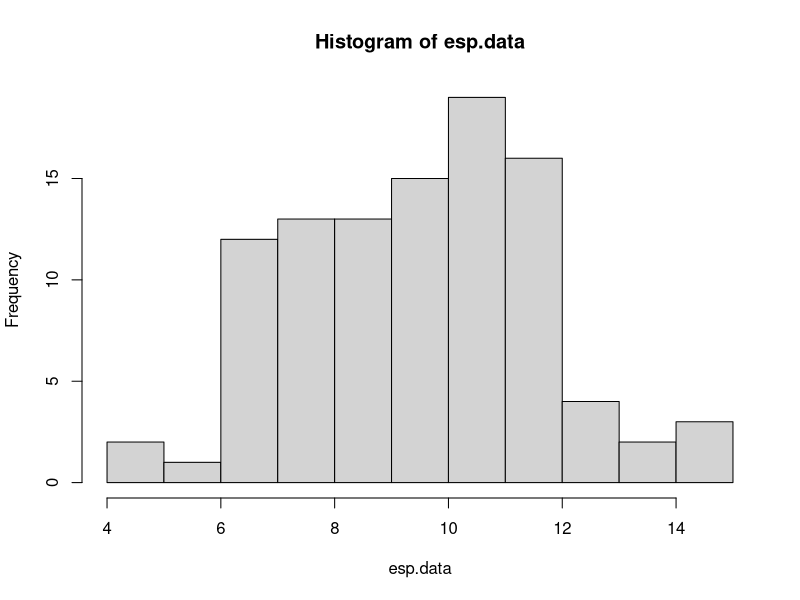
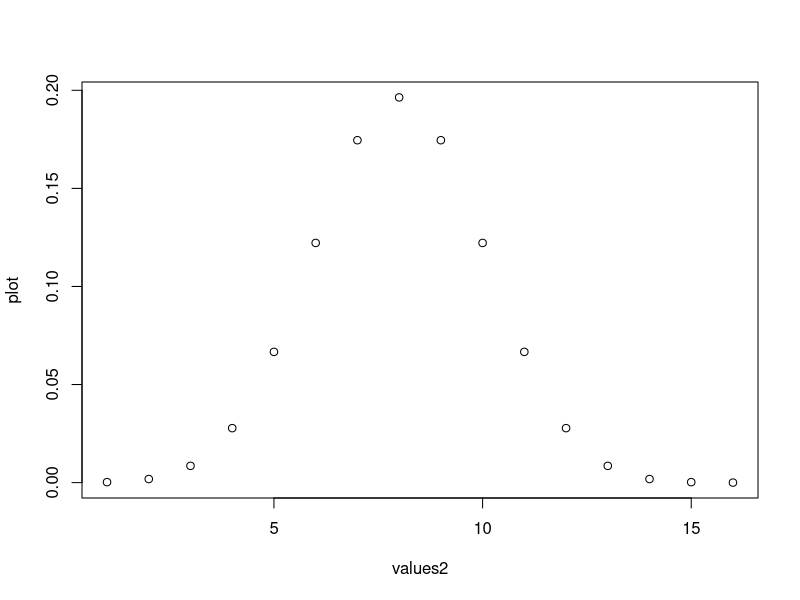
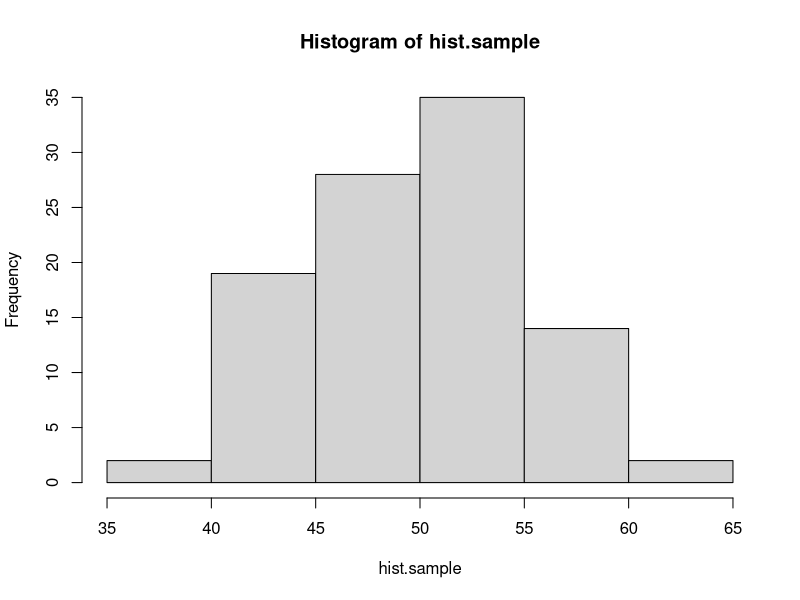
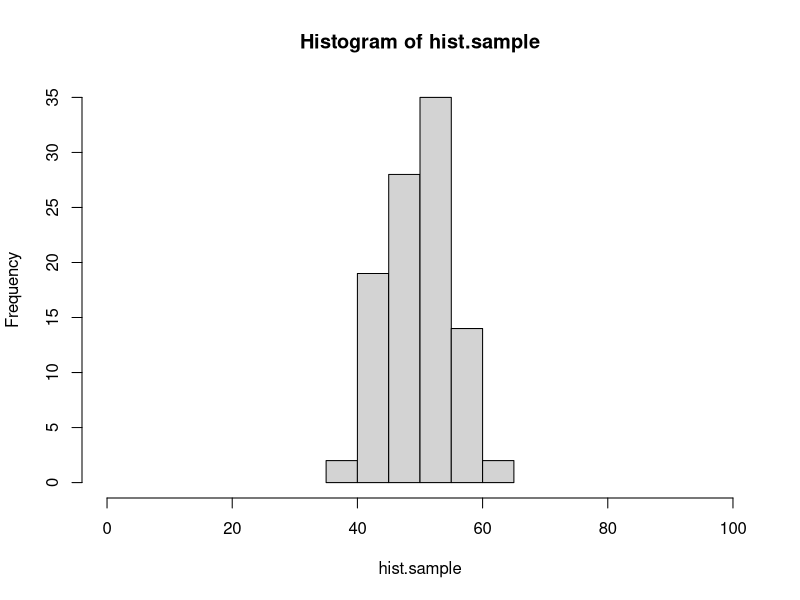
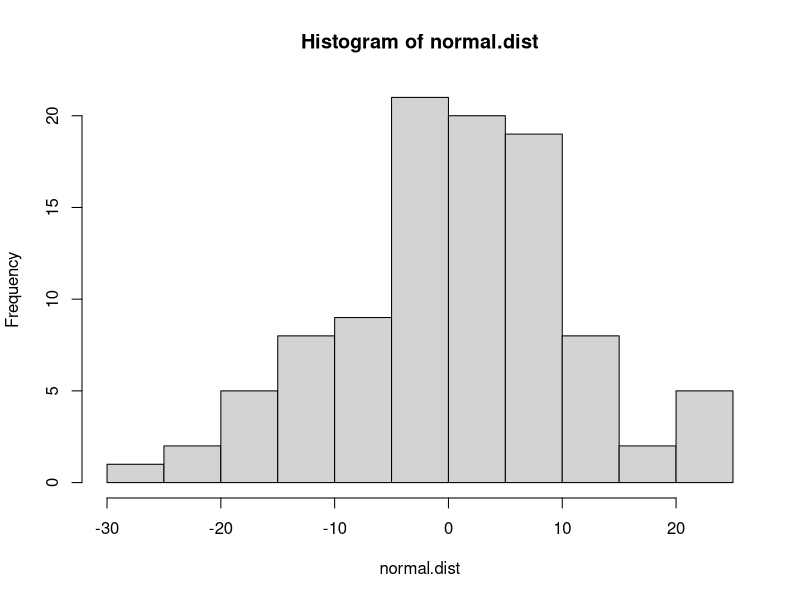
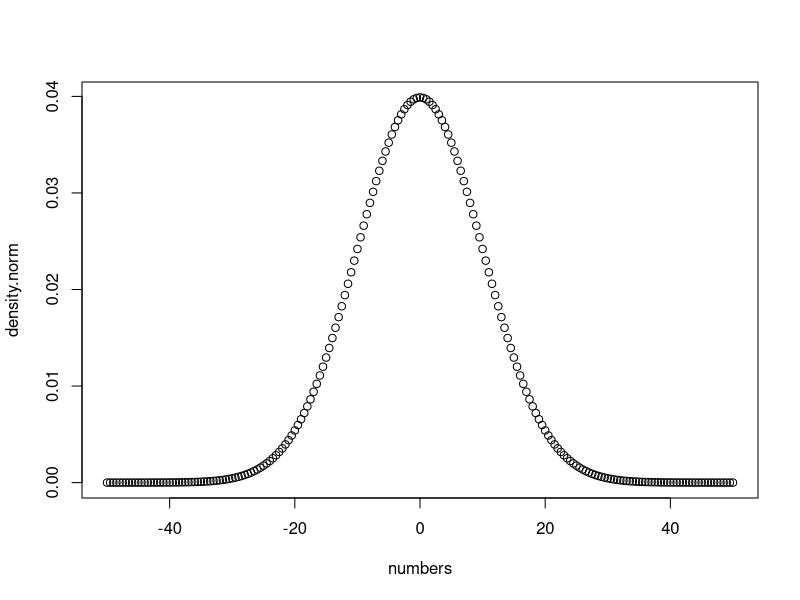

Recreate these plots in R, in order. (Note: this script raises an error after producing the figures.)
#### practice with probability distributions ####

# calculating the likelihood requires understanding how to work
# with probability distributions. let's start with the binomial
# distribution.

# the binomial distribution describes the number of "success" in
# some number of "trials" given some probability of success. it 
# is the "coin flipping" distribution. 

# in R, we can draw a sample from a binomial distribution with rbinom()
# this isn't the first time you've seen rbinom, but here it is again, 
# with the parameters spelled out. you can try changing these to explore
# how the function works.

number.of.samples <- 10
number.of.trials.per.sample <- 100
probability.of.success <- 0.5

rbinom(number.of.samples, number.of.trials.per.sample, probability.of.success)

# below, use rbinom to create sample data for the following scenario.
# an experiment tests whether subjects have ESP. 100 subjects are each given
# the opportunity to predict whether a randomly generated number is odd or even.
# each subject makes 20 guesses.
# of course, ESP doesn't exist, so the probability of a successful guess is 0.50.
# store the result in a vector called esp.data


esp.data <- rbinom(100, 20, 0.5)


# a quick way to visualize a distribution is with the hist() function:
hist(esp.data)

# what if we want to know the probability of someone getting exactly 10 guesses
# correct out of 20, if they are randomly guessing? for that we use the density
# function of the binomial: dbinom()

value.to.check <- 10
number.of.trials <- 20
probability.of.success <- 0.5

dbinom(value.to.check, number.of.trials, probability.of.success)

# use dbinom to find out the probability of someone answering 87 out of 100
# questions correctly, if they have a 0.9 probability of giving a correct answer
# for each individual question.

dbinom(87,100,0.9)

# with dbinom, you can use a vector as the first argument, to check the probability
# of multiple values at the same time:

values <- c(3, 4, 5)
dbinom(values, 8, 0.5)

# using this shortcut, *plot* the full distribution (probability mass function)
# for flipping 16 fair coins, counting the total number of heads.
# hint: create one vector for the different possible outcomes
#       then use dbinom to calculate the probability of all of the elements in the vector

values2 <- c(1,2,3,4,5,6,7,8,9,10,11,12,13,14,15,16)
plot <- dbinom(values2,16,0.5)

plot(x = values2, y = plot)

# quick detour #

# here's a quick tip about plot() or hist()
# if you want to change the range on the x-axis, you can use the xlim argument:

hist.sample <- rbinom(100, 100, 0.5)
hist(hist.sample)
hist(hist.sample, xlim=c(0,100)) # compare this plot to the line above.

# the normal distribution ##

# normal (gaussian) distributions are characterized by two parameters: mean and standard deviation
# the mean is the the location of the peak of the distribution, and the sd controls the width.
# the smaller the sd, the more peaked the distribution is in the center.

# like the binomial, there are rnorm() and dnorm() functions.

# generate 100 samples from a normal distribution with mean 0 and standard deviation 10.
# then use hist() to create a histogram of these samples.

normal.dist <- rnorm(100,0,10)
hist(normal.dist)

# now plot the probability density function of this distribution.
# use the same strategy as you did above with the binomial to find the density of the normal
# distribution with mean 0 and sd 10 for values between -50 and 50. the distribution is continuous
# so, choose a reasonably small step size between values (remember the seq() function).
numbers <- seq(from = -50, to = 50, by = 0.5)
density.norm <- dnorm(numbers, 0, 10)
plot(x = numbers, y = density.norm)

#### practice calculating likelihoods ####

# here's some data from 10 participants in an ESP experiment like the one described
# above. each subject had 20 guesses. the number of correct guesses is reported.

esp.practice.data <- data.frame(subject=1:10, n.correct=c(11,10,6,10,6,12,10,8,9,11))

# calculate the likelihood (regular, not log) for this data for three different values
# of the probability of success parameter: 0.4, 0.5, and 0.6.
# hint: prod() will multiple all elements of a vector together.

prod(dbinom(esp.practice.data$n.correct, 20, 0.4))
prod(dbinom(esp.practice.data$n.correct, 20, 0.5))
prod(dbinom(esp.practice.data$n.correct, 20, 0.6))


# which parameter value of those options is most likely?

# success parameter = 0.5 is most likely (4.433186e-10)

# here is a sample of response times for a single subject from a rapid decision making experiment.
rt.sample <- c(391.5845, 411.9970, 358.6373, 505.3099, 616.2892, 481.0751, 422.3132, 511.7213, 205.2692, 522.3433, 370.1850,
               517.4617, 332.3344, 316.8760, 395.5431, 231.7831, 399.8646, 238.9064, 299.7924, 474.7512, 271.6326, 423.4861,
               379.7867, 212.7789, 233.8291, 472.4591, 534.2131, 453.9655, 408.3443, 352.3001)

# calculate the **log** likelihood for this data assuming that it is generated by a normal
# distribution for each of the following parameters. 
# hint: sum() adds the numbers in a vector. log() is the natural log function, or log=T for dnorm().

# 1) mean 350, sd 50
sum(dnorm(rt.sample, 350, 50, log=TRUE))

# 2) mean 400, sd 50
sum(dnorm(rt.sample, 400, 50, log=TRUE))

# 3) mean 450, sd 50
sum(dnorm(rt.sample, 450, 50, log=TRUE))

# 4) mean 350, sd 100
sum(dnorm(rt.sample, 350, 100, log=TRUE))

# 5) mean 400, sd 100
sum(dnorm(rt.sample, 400, 100, log=TRUE))

# 6) mean 450, sd 100
sum(dnorm(rt.sample, 450, 100, log=TRUE))

# which parameter set has the highest likelihood?

# mean = 400, sd = 100 has the highest likelihood (-182.5699)

# here is a set of data for a subject in a categorization experiment, modeled with GCM.
# calculate the log likelihood of the parameters in the model (which i am not showing you).
# the point here is to know what to do when the model gives you a predicted probability
# of a response, and the data is either that response or not that response.
# hint: add a new column indicating the likelihood of each response, using mapply. then convert to log and add.
# if you do this correctly, the answer is -10.84249.

gcm.practice.data <- data.frame(correct.response = c(T, T, T, T, F, T, T, F, T, T, T, F, F, T, T, F, T, T, T, T),
                                gcm.probability.correct = c(0.84, 0.80, 0.84, 0.80, 0.79, 0.86, 0.89, 0.87, 0.69, 0.85, 0.75,
                                                            0.74, 0.82, 0.85, 0.87, 0.69, 0.83, 0.87, 0.80, 0.76))

gcm.practice.data$likelihood.of.response <- mapply(function(correct.response, gcm.probability.correct){
  if (correct.response == T){
    return(gcm.probability.correct)}
  if (correct.response == F){
    return(1 - gcm.probability.correct)}
  
}, gcm.practice.data$correct.response, gcm.practice.data$gcm.probability.correct)

sum(log(gcm.practice.data$likelihood.of.response))

#### maximum likelihood estimation ####

# the same search strategies we used for parameter fitting with rmse can be used with likelihoods,
# including grid search.

# here are the number of correct responses each subject gave in an experiment in which they had to
# decide if two images were the same or different. there were 40 trials for each subject

same.diff.data <- c(32, 29, 31, 34, 26, 29, 31, 34, 29, 31, 30, 29, 31, 34, 33, 27, 32, 29, 29, 27)


# we can model this experiment's data as 40 coin flips for each subject. use grid search to plot the likelihood
# function for values of theta (probability of a correct response) between 0.5 and 0.9, in steps of 0.01.
# start by writing a function that calculates the likelihood (not log) for the entire set of data given a value of theta.

likelihood <- function(prob.of.success){
  prod(dbinom(same.diff.data, 40, prob.of.success))
}

# then use sapply to run the function for each possible value of theta in the set. use seq() to generate the
# set of possible values. plot the set of values on the x axis and the corresponding likelihoods on the y axis.

possible.parameters <- seq(from = 0.5, to = 0.9, by = 0.01)

data<- data.frame(possible.parameters)

data$likelihood.parameter <- sapply(possible.parameters, likelihood)

plot(x = possible.parameters, y = likelihood.parameter)
  

# the "true" underlying value i used to generate the data was 0.75. does that match up with the grid search?

which.max(data$likelihood.parameter)
#### grid search returns 0.76 as most likely parameter



# in this section, you'll do model recovery for a descriptive model of the linear relationship 
# between two continuous variables.

# let's assume that variable y is a linear function of variable x, such that:
# y = 4 + 0.8x

# create a vector of x values from 0 to 100, and the corresponding vector of y values,
# then plot these with x values on the x axis, and y values on the y axis.

x <- seq(from = 0, to = 100, by = 1)
y <- sapply(x, function(x){
  return(4 + 0.8*x)
})

plot(x = x, y = y)
  
# now let's assume that the relationship between x and y isn't perfect. there's a bit of random
# noise. add a random sample from a normal distribution with mean 0 and sd 10 to each y value.
# hint: there are 101 y values, so you need 101 samples.

x <- seq(from = 0, to = 100, by = 1)
y <- sapply(x, function(x){
  return(4 + 0.8*x + rnorm(1, 0, 10))
})


# plot the data again, with the new noisy y values.

plot(x = x, y = y)

# there are three parameter values that control this plot,
# the intercept of the line: 4
# the slope of the line: 0.8
# the sd of the normal distribution: 10

# say that we observe a point of data, x = 20 and y = 27.
# the linear equation, y <- 4 + 0.8*x, predicts that when x is 20 y should also be 20.
4 + 0.8*20

# our model of this data assumes that the relationship is not perfect.
# we assume that there is noise so that when x is 20, the most likely value of y should be 4 + 0.8*x,
# but other values of y are possible. we describe the probability of different values of y with a normal
# distribution. when x is 20, then the normal distribution of y values is centered on 20, because the line
# says that y is 4 + 0.8x. using the normal distribution is helpful because it gives us a way to quantify
# how likely a value of 19 is compared to a value of 16, when x is 20.

# here's an example
x.observed <- 20
y.predicted <- 4 + 0.8*x.observed

# to find out the probability of y.observed=20, use dnorm()
# the mean of the normal distribution should be y.predicted (the distribution is centered on the line)
# and the sd of the normal is a parameter we will estimate, but for the demo below, is set to 10.
y.observed <- 20
dnorm(y.observed, y.predicted, 10)

# write the code to see how likely it is that y will be 33 when x is 29? (assuming sd = 10)
# the correct answer is 0.03371799...

x.observed <- 29
y.predicted <- 4 + 0.8*x.observed
y.observed <- 33
dnorm(y.observed, y.predicted, 10)

# now generalize your solution to compute the likelihood of each value of y that you generated above.
# in other words, write the code that takes a vector of x and y values, and returns the probability
# of each pair given that the relationship between x and y is y <- 4 + 0.8*x and the normal distribution has an sd of 10.

xy.data <- data.frame(x, y)

xy.data$probability.of.each.y <- mapply(function(x, y){
  y.predicted <- 4 + 0.8*x
  return(dnorm(y, y.predicted, 10))
}, xy.data$x, xy.data$y)


# now generalize your solution one step further. write a function that takes in a vector of parameters,
# where parameters[1] is the intercept, parameters[2] is the slope, and parameters[3] is the sd of the normal,
# and returns the total **negative log likelihood**. remember, we want the negative log likelihood because
# optim() will find the set of parameters that minimizes a function.

probability.varying.parameters <- function(parameters){
  
  intercept <- parameters[1]
  slope <- parameters[2]
  sd <- parameters[3]
  if(sd < 0){return(NA)}
  
  
  likelihood <- mapply(function(x, y){
  y.predicted <- intercept + slope*x
  return(dnorm(x, y.predicted, sd))
  
  }, xy.data$x, xy.data$y)
  
  return(sum(-log(likelihood)))

}

# use optim() and Nelder-Mead to search for the best fitting parameters. remember to ensure that sd > 0
# and return NA if it is not.

fit <- optim(c(1, 1, 1), probability.varying.parameters, method="Nelder-Mead")

fit$par  ## -5.041813e-12  1.000000e+00  9.250108e-12

# finally, plot the best fitting line on your points by using the abline() function, and the parameters that optim() found.


install.packages("ggplot2")
library(ggplot2)

ggplot(xy.data, aes(x=x, y=y))+
  geom_point()+
  geom_abline(intercept = fit$par[1], slope = fit$par[2])
